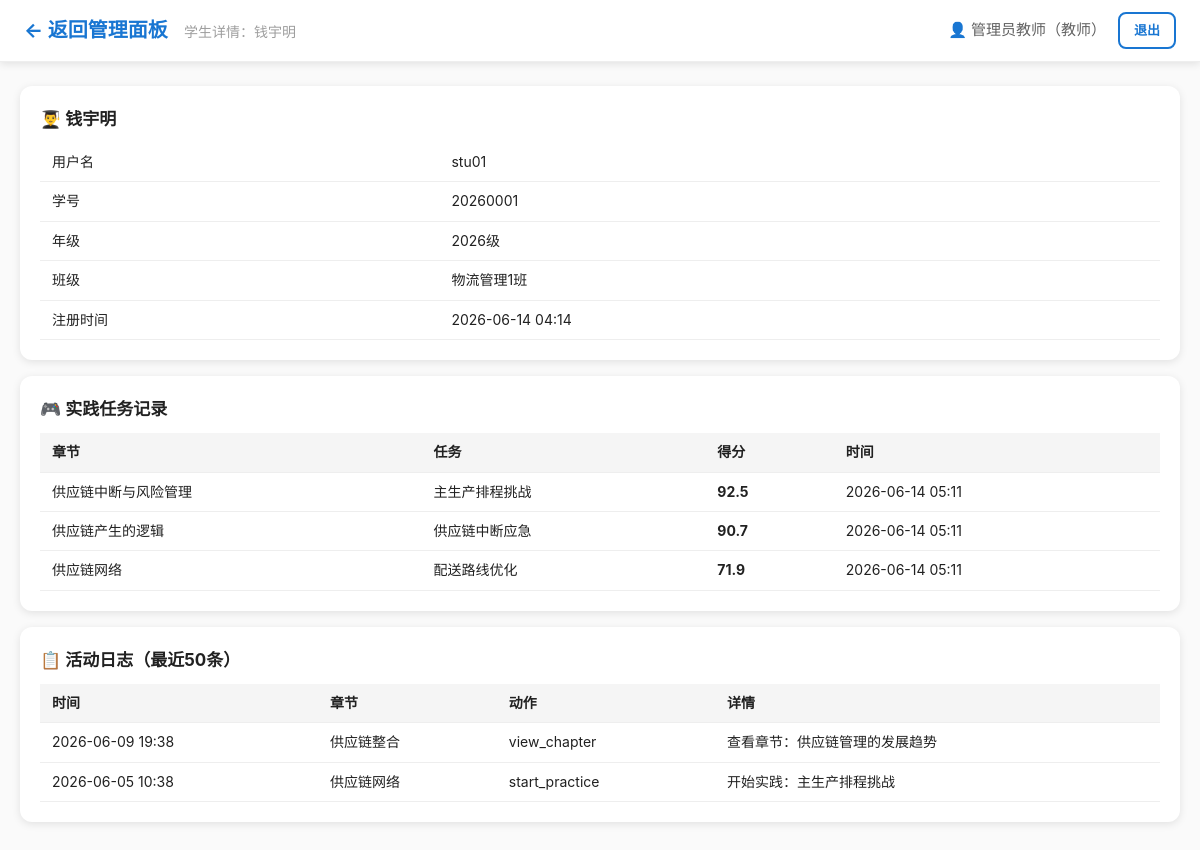
Page /teacher/student/2 (signed in) on the committed database.
### tables this page shows
CREATE TABLE users (
            id INTEGER PRIMARY KEY AUTOINCREMENT,
            username TEXT UNIQUE NOT NULL,
            password_hash TEXT NOT NULL,
            role TEXT NOT NULL CHECK(role IN ('teacher','student')),
            realname TEXT NOT NULL,
            student_id TEXT,
            grade TEXT,
            class_name TEXT,
            created_at TIMESTAMP DEFAULT CURRENT_TIMESTAMP
        );

CREATE TABLE practice_results (
            id INTEGER PRIMARY KEY AUTOINCREMENT,
            user_id INTEGER NOT NULL,
            username TEXT NOT NULL,
            chapter TEXT NOT NULL,
            task_name TEXT NOT NULL,
            score REAL,
            detail TEXT,
            created_at TIMESTAMP DEFAULT CURRENT_TIMESTAMP,
            FOREIGN KEY(user_id) REFERENCES users(id)
        );

CREATE TABLE activity_log (
            id INTEGER PRIMARY KEY AUTOINCREMENT,
            user_id INTEGER NOT NULL,
            username TEXT NOT NULL,
            chapter TEXT NOT NULL,
            action TEXT NOT NULL,
            detail TEXT,
            created_at TIMESTAMP DEFAULT CURRENT_TIMESTAMP,
            FOREIGN KEY(user_id) REFERENCES users(id)
        );

### app.py (the view)
@app.route('/teacher/student/<int:student_id>')
@teacher_required
def student_detail(student_id):
    db = get_db()
    student = db.execute("SELECT * FROM users WHERE id=? AND role='student'", (student_id,)).fetchone()
    if not student:
        db.close()
        flash('学生不存在', 'error')
        return redirect(url_for('teacher_dashboard'))
    activities = db.execute(
        "SELECT * FROM activity_log WHERE user_id=? ORDER BY created_at DESC LIMIT 50",
        (student_id,)
    ).fetchall()
    practices = db.execute(
        "SELECT * FROM practice_results WHERE user_id=? ORDER BY created_at DESC",
        (student_id,)
    ).fetchall()
    db.close()
    return render_template('student_detail.html', student=student, activities=activities, practices=practices)

### app.py (called while the page is built)
def get_db():
    db = sqlite3.connect(DATABASE)
    db.row_factory = sqlite3.Row
    db.execute("PRAGMA journal_mode=WAL")
    return db

def teacher_required(f):
    @wraps(f)
    def decorated(*args, **kwargs):
        if 'user_id' not in session:
            return redirect(url_for('login_page'))
        if session.get('role') != 'teacher':
            flash('需要教师权限', 'error')
            return redirect(url_for('dashboard'))
        return f(*args, **kwargs)
    return decorated

### templates/student_detail.html (shortened to what this page needs)
<!DOCTYPE html>
<html lang="zh-CN">
<head>
    <link rel="stylesheet" href="{{ url_for('static', filename='css/style.css') }}">
</head>
<body>
    <nav class="navbar">
        <div class="nav-left">
            <a href="{{ url_for('teacher_dashboard') }}" class="nav-brand">← 返回管理面板</a>
            <span class="nav-subtitle">学生详情：{{ student.realname }}</span>
        </div>
        <div class="nav-right">
            <span class="nav-user">👤 {{ session.get('realname') }}（教师）</span>
            <a href="{{ url_for('logout') }}" class="btn btn-sm btn-outline">退出</a>
        </div>
    </nav>
    <div class="container">
        <div class="content-card">
            <h3>👨‍🎓 {{ student.realname }}</h3>
            <table class="data-table">
                <tr><td>用户名</td><td>{{ student.username }}</td></tr>
                <tr><td>学号</td><td>{{ student.student_id or '-' }}</td></tr>
                <tr><td>年级</td><td>{{ student.grade or '-' }}</td></tr>
                <tr><td>班级</td><td>{{ student.class_name or '-' }}</td></tr>
                <tr><td>注册时间</td><td>{{ student.created_at[:16] }}</td></tr>
            </table>
        </div>
        <div class="content-card">
            <h3>🎮 实践任务记录</h3>
            {% if practices %}
            <table class="data-table">
                <tr><th>章节</th><th>任务</th><th>得分</th><th>时间</th></tr>
                {% for p in practices %}
                <tr>
                    <td>{{ p.chapter }}</td>
                    <td>{{ p.task_name }}</td>
                    <td><strong>{{ p.score }}</strong></td>
                    <td>{{ p.created_at[:16] }}</td>
                </tr>
                {% endfor %}
            </table>
            {% else %}
            <p class="text-muted">暂无实践记录</p>
            {% endif %}
        </div>
        <div class="content-card">
            <h3>📋 活动日志（最近50条）</h3>
            {% if activities %}
            <table class="data-table">
                <tr><th>时间</th><th>章节</th><th>动作</th><th>详情</th></tr>
                {% for a in activities %}
                <tr>
                    <td>{{ a.created_at[:16] }}</td>
                    <td>{{ a.chapter }}</td>
                    <td>{{ a.action }}</td>
                    <td>{{ a.detail[:60] if a.detail else '-' }}</td>
                </tr>
                {% endfor %}
            </table>
            {% else %}
            <p class="text-muted">暂无活动记录</p>
            {% endif %}
        </div>
    </div>
</body>
</html>

### static/css/style.css (style rules this page uses)
*, *::before, *::after { box-sizing: border-box; margin: 0; padding: 0; }
:root { --primary: #1976D2; --primary-dark: #1565C0; --primary-light: #E3F2FD; --success: #4CAF50; --warning: #FF9800; --danger: #F44336; --gray-50: #FAFAFA; --gray-100: #F5F5F5; --gray-200: #EEEEEE; --gray-300: #E0E0E0; --gray-500: #9E9E9E; --gray-700: #616161; --gray-900: #212121; --white: #FFFFFF; --shadow: 0 2px 8px rgba(0,0,0,0.1); --shadow-lg: 0 4px 24px rgba(0,0,0,0.12); --radius: 12px; --radius-sm: 8px; }
body { font-family: -apple-system, BlinkMacSystemFont, "Segoe UI", "PingFang SC", "Hiragino Sans GB", "Microsoft YaHei", sans-serif; font-size: 15px; line-height: 1.6; color: var(--gray-900); background: var(--gray-50); }
a { color: var(--primary); text-decoration: none; }
.btn { display: inline-block; padding: 10px 20px; border: none; border-radius: var(--radius-sm); font-size: 15px; font-weight: 600; cursor: pointer; transition: all 0.2s; text-align: center; text-decoration: none; }
.btn-outline { background: var(--white); color: var(--primary); border: 2px solid var(--primary); }
.btn-sm { padding: 6px 14px; font-size: 13px; }
.navbar { background: var(--white); border-bottom: 1px solid var(--gray-200); padding: 12px 24px; display: flex; justify-content: space-between; align-items: center; position: sticky; top: 0; z-index: 100; box-shadow: var(--shadow); }
.nav-brand { font-size: 20px; font-weight: 700; color: var(--primary); }
.nav-subtitle { color: var(--gray-500); margin-left: 12px; font-size: 14px; }
.nav-right { display: flex; align-items: center; gap: 12px; }
.nav-user { color: var(--gray-700); font-weight: 500; }
.container { max-width: 1200px; margin: 0 auto; padding: 24px 20px; }
.content-card { background: var(--white); border-radius: var(--radius); padding: 20px; margin-bottom: 16px; box-shadow: var(--shadow); }
.content-card h3 { margin-bottom: 10px; font-size: 17px; }
.data-table { width: 100%; border-collapse: collapse; font-size: 14px; }
.data-table th, .data-table td { padding: 8px 12px; border-bottom: 1px solid var(--gray-200); text-align: left; }
.data-table th { background: var(--gray-100); font-weight: 600; }

### rows in the picture
users: realname "钱宇明", username "stu01", student "20260001", grade "2026级", class_name "物流管理1班", created_at "2026-06-14 04:14"
practice_results: chapter "供应链中断与风险管理", task_name "主生产排程挑战", score "92.5", created_at "2026-06-14 05:11"
practice_results: chapter "供应链产生的逻辑", task_name "供应链中断应急", score "90.7", created_at "2026-06-14 05:11"
practice_results: chapter "供应链网络", task_name "配送路线优化", score "71.9", created_at "2026-06-14 05:11"
activity_log: created_at "2026-06-09 19:38", chapter "供应链整合", action "view_chapter", detail "查看章节：供应链管理的发展趋势"
activity_log: created_at "2026-06-05 10:38", chapter "供应链网络", action "start_practice", detail "开始实践：主生产排程挑战"

### other values in the picture
{{ session.get('realname') }} "管理员教师"
